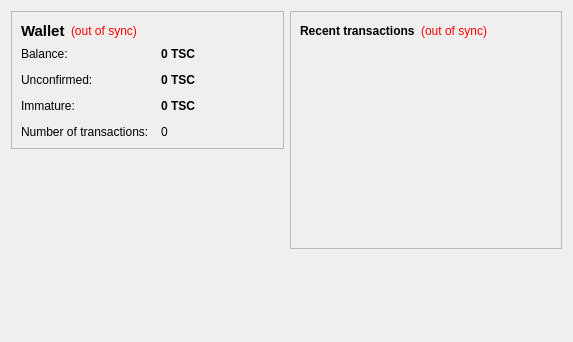
<?xml version="1.0" encoding="UTF-8"?>
<ui version="4.0">
 <class>OverviewPage</class>
 <widget class="QWidget" name="OverviewPage">
  <property name="geometry">
   <rect>
    <x>0</x>
    <y>0</y>
    <width>573</width>
    <height>342</height>
   </rect>
  </property>
  <property name="windowTitle">
   <string>Form</string>
  </property>
  <layout class="QHBoxLayout" name="horizontalLayout" stretch="1,1">
   <item>
    <layout class="QVBoxLayout" name="verticalLayout_2">
     <item>
      <widget class="QFrame" name="frame">
       <property name="frameShape">
        <enum>QFrame::StyledPanel</enum>
       </property>
       <property name="frameShadow">
        <enum>QFrame::Raised</enum>
       </property>
       <layout class="QVBoxLayout" name="verticalLayout_4">
        <item>
         <layout class="QHBoxLayout" name="horizontalLayout_4">
          <item>
           <widget class="QLabel" name="label_5">
            <property name="font">
             <font>
              <pointsize>11</pointsize>
              <weight>75</weight>
              <bold>true</bold>
             </font>
            </property>
            <property name="text">
             <string>Wallet</string>
            </property>
           </widget>
          </item>
          <item>
           <widget class="QLabel" name="labelWalletStatus">
            <property name="toolTip">
             <string>The displayed information may be out of date. Your wallet automatically synchronizes with the Test-Coin network after a connection is established, but this process has not completed yet.</string>
            </property>
            <property name="styleSheet">
             <string notr="true">QLabel { color: red; }</string>
            </property>
            <property name="text">
             <string notr="true">(out of sync)</string>
            </property>
            <property name="alignment">
             <set>Qt::AlignLeading|Qt::AlignLeft|Qt::AlignVCenter</set>
            </property>
           </widget>
          </item>
          <item>
           <spacer name="horizontalSpacer_2">
            <property name="orientation">
             <enum>Qt::Horizontal</enum>
            </property>
            <property name="sizeHint" stdset="0">
             <size>
              <width>40</width>
              <height>20</height>
             </size>
            </property>
           </spacer>
          </item>
         </layout>
        </item>
        <item>
         <layout class="QFormLayout" name="formLayout_2">
          <property name="fieldGrowthPolicy">
           <enum>QFormLayout::AllNonFixedFieldsGrow</enum>
          </property>
          <property name="horizontalSpacing">
           <number>12</number>
          </property>
          <property name="verticalSpacing">
           <number>12</number>
          </property>
          <item row="0" column="0">
           <widget class="QLabel" name="label">
            <property name="text">
             <string>Balance:</string>
            </property>
           </widget>
          </item>
          <item row="0" column="1">
           <widget class="QLabel" name="labelBalance">
            <property name="font">
             <font>
              <weight>75</weight>
              <bold>true</bold>
             </font>
            </property>
            <property name="cursor">
             <cursorShape>IBeamCursor</cursorShape>
            </property>
            <property name="toolTip">
             <string>Your current balance</string>
            </property>
            <property name="text">
             <string notr="true">0 TSC</string>
            </property>
            <property name="textInteractionFlags">
             <set>Qt::LinksAccessibleByMouse|Qt::TextSelectableByKeyboard|Qt::TextSelectableByMouse</set>
            </property>
           </widget>
          </item>
          <item row="1" column="0">
           <widget class="QLabel" name="label_3">
            <property name="text">
             <string>Unconfirmed:</string>
            </property>
           </widget>
          </item>
          <item row="1" column="1">
           <widget class="QLabel" name="labelUnconfirmed">
            <property name="font">
             <font>
              <weight>75</weight>
              <bold>true</bold>
             </font>
            </property>
            <property name="cursor">
             <cursorShape>IBeamCursor</cursorShape>
            </property>
            <property name="toolTip">
             <string>Total of transactions that have yet to be confirmed, and do not yet count toward the current balance</string>
            </property>
            <property name="text">
             <string notr="true">0 TSC</string>
            </property>
            <property name="textInteractionFlags">
             <set>Qt::LinksAccessibleByMouse|Qt::TextSelectableByKeyboard|Qt::TextSelectableByMouse</set>
            </property>
           </widget>
          </item>
          <item row="3" column="0">
           <widget class="QLabel" name="label_2">
            <property name="text">
             <string>Number of transactions:</string>
            </property>
           </widget>
          </item>
          <item row="3" column="1">
           <widget class="QLabel" name="labelNumTransactions">
            <property name="toolTip">
             <string>Total number of transactions in wallet</string>
            </property>
            <property name="text">
             <string notr="true">0</string>
            </property>
           </widget>
          </item>
          <item row="2" column="0">
           <widget class="QLabel" name="labelImmatureText">
            <property name="text">
             <string>Immature:</string>
            </property>
           </widget>
          </item>
          <item row="2" column="1">
           <widget class="QLabel" name="labelImmature">
            <property name="font">
             <font>
              <weight>75</weight>
              <bold>true</bold>
             </font>
            </property>
            <property name="toolTip">
             <string>Mined balance that has not yet matured</string>
            </property>
            <property name="text">
             <string notr="true">0 TSC</string>
            </property>
            <property name="textInteractionFlags">
             <set>Qt::LinksAccessibleByMouse|Qt::TextSelectableByKeyboard|Qt::TextSelectableByMouse</set>
            </property>
           </widget>
          </item>
         </layout>
        </item>
       </layout>
      </widget>
     </item>
     <item>
      <spacer name="verticalSpacer">
       <property name="orientation">
        <enum>Qt::Vertical</enum>
       </property>
       <property name="sizeHint" stdset="0">
        <size>
         <width>20</width>
         <height>40</height>
        </size>
       </property>
      </spacer>
     </item>
    </layout>
   </item>
   <item>
    <layout class="QVBoxLayout" name="verticalLayout_3">
     <item>
      <widget class="QFrame" name="frame_2">
       <property name="frameShape">
        <enum>QFrame::StyledPanel</enum>
       </property>
       <property name="frameShadow">
        <enum>QFrame::Raised</enum>
       </property>
       <layout class="QVBoxLayout" name="verticalLayout">
        <item>
         <layout class="QHBoxLayout" name="horizontalLayout_2">
          <item>
           <widget class="QLabel" name="label_4">
            <property name="text">
             <string>&lt;b&gt;Recent transactions&lt;/b&gt;</string>
            </property>
           </widget>
          </item>
          <item>
           <widget class="QLabel" name="labelTransactionsStatus">
            <property name="toolTip">
             <string>The displayed information may be out of date. Your wallet automatically synchronizes with the Test-Coin network after a connection is established, but this process has not completed yet.</string>
            </property>
            <property name="styleSheet">
             <string notr="true">QLabel { color: red; }</string>
            </property>
            <property name="text">
             <string notr="true">(out of sync)</string>
            </property>
            <property name="alignment">
             <set>Qt::AlignRight|Qt::AlignTrailing|Qt::AlignVCenter</set>
            </property>
           </widget>
          </item>
          <item>
           <spacer name="horizontalSpacer">
            <property name="orientation">
             <enum>Qt::Horizontal</enum>
            </property>
            <property name="sizeHint" stdset="0">
             <size>
              <width>40</width>
              <height>20</height>
             </size>
            </property>
           </spacer>
          </item>
         </layout>
        </item>
        <item>
         <widget class="QListView" name="listTransactions">
          <property name="styleSheet">
           <string notr="true">QListView { background: transparent; }</string>
          </property>
          <property name="frameShape">
           <enum>QFrame::NoFrame</enum>
          </property>
          <property name="verticalScrollBarPolicy">
           <enum>Qt::ScrollBarAlwaysOff</enum>
          </property>
          <property name="horizontalScrollBarPolicy">
           <enum>Qt::ScrollBarAlwaysOff</enum>
          </property>
          <property name="selectionMode">
           <enum>QAbstractItemView::NoSelection</enum>
          </property>
         </widget>
        </item>
       </layout>
      </widget>
     </item>
     <item>
      <spacer name="verticalSpacer_2">
       <property name="orientation">
        <enum>Qt::Vertical</enum>
       </property>
       <property name="sizeHint" stdset="0">
        <size>
         <width>20</width>
         <height>40</height>
        </size>
       </property>
      </spacer>
     </item>
    </layout>
   </item>
  </layout>
 </widget>
 <resources/>
 <connections/>
</ui>
